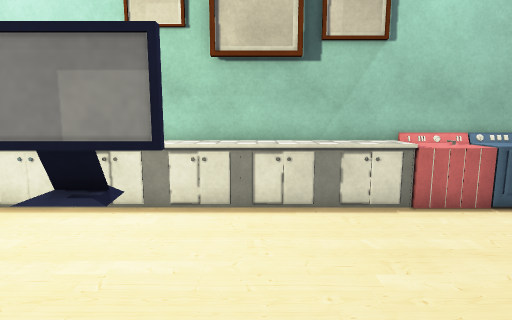
view 1 (above)

12 first-person views from a walk through a scene from a Unity 3-D project. The camera is 1.2 m above the floor, tilts 8° down and sees 80° across. The floor is counted in squares, 0.5 m on a side. Each view is taken from the middle of a square. On the plan, view 1 faces up. The plan holds only what a view shows up to about 19 squares ahead; the rest is blank. The place goes on beyond the plan. The player character is not drawn. Some surface patterns are stand-ins.

view 2
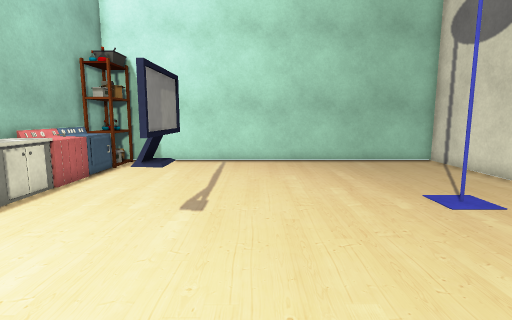

view 3
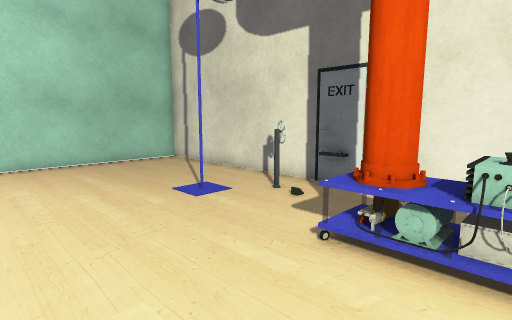

view 4
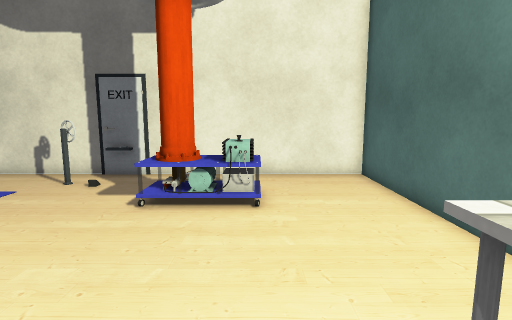

view 5
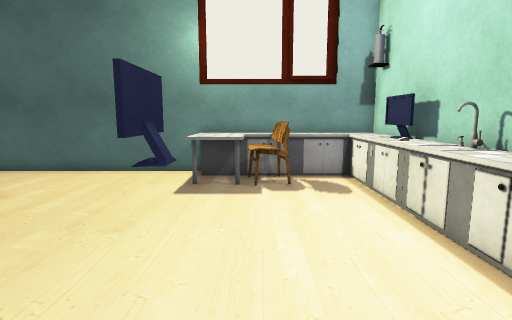

view 6
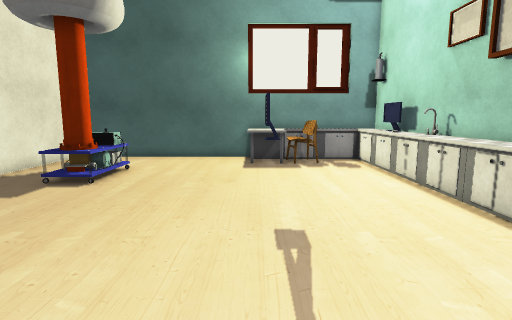

view 7
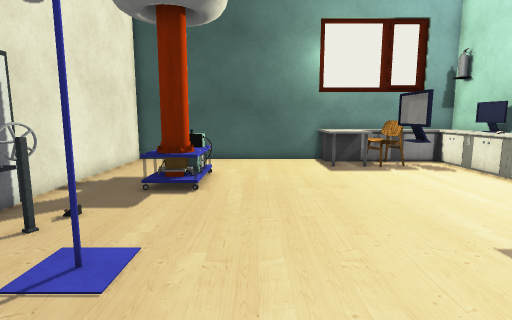

view 8
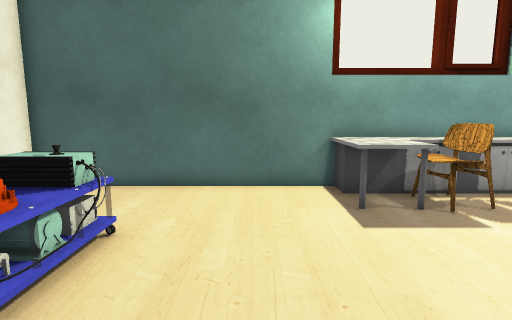

view 9
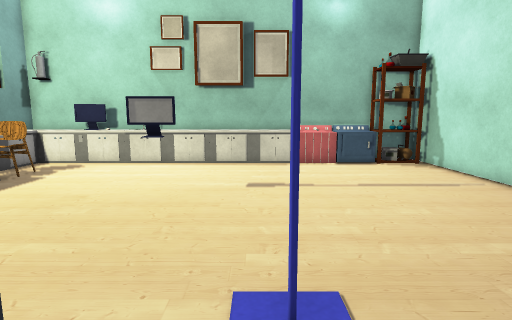

view 10
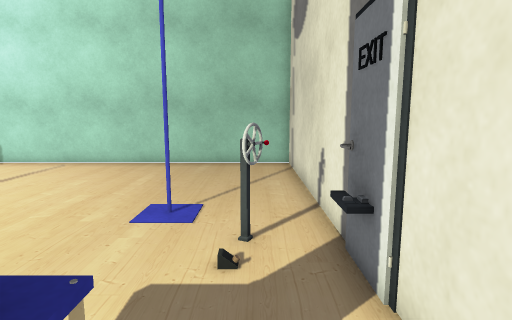

view 11
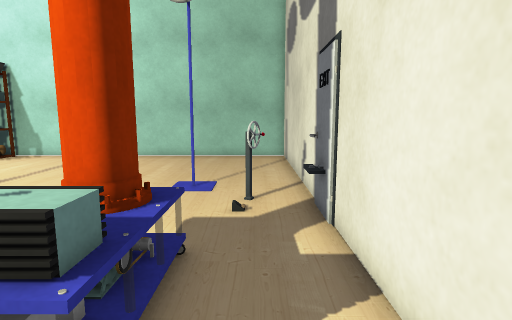

view 12
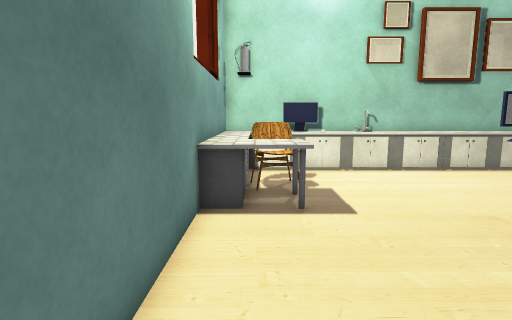

### Floor plan
Key: @ floor where view 1 was taken; # wall or solid block; . floor; = window, fence, low wall or low ledge; C cabinet; M machine; T thing the floor can be seen under or through; S shelf; W wheel; P computer; H chair; O other object.
Columns run from 11 left of view 1 to 11 right of it. Each row starts with its distance up from view 1.
  9 #CCCPC#OOOO#CCC########
  8 #CCCCPCOOOOCCCCMMCCSSS#
  7 #CC...................#
  6 #CC...................#
  5 #CHH..................#
  4 #CHH..................#
  3 #CCC.....TT...........#
  2 #CCC.....TT...........#
  1 ##....................#
  0 # .........@..........#
 -1 # ....................#
 -2 # ....................#
 -3 # ....................#
 -4 # ...OOOO.............#
 -5 # ...OOOO....#........#
 -6 # ...OOOO.............#
 -7 # ..........W.........#
 -8 # ........==..........#
 -9 #######################

Where each view was taken, in squares from view 1:
view 1: 0 up, 0 right, facing up
view 2: 1 up, 6 left, facing right
view 3: 1 up, 6 left, facing down-right
view 4: 4 up, 6 left, facing down
view 5: 4 up, 3 right, facing left
view 6: 2 up, 8 right, facing left
view 7: 2 down, 7 right, facing left
view 8: 1 down, 0 right, facing left
view 9: 8 down, 2 right, facing up
view 10: 7 down, 5 left, facing right
view 11: 7 down, 8 left, facing right
view 12: 6 down, 9 left, facing up
